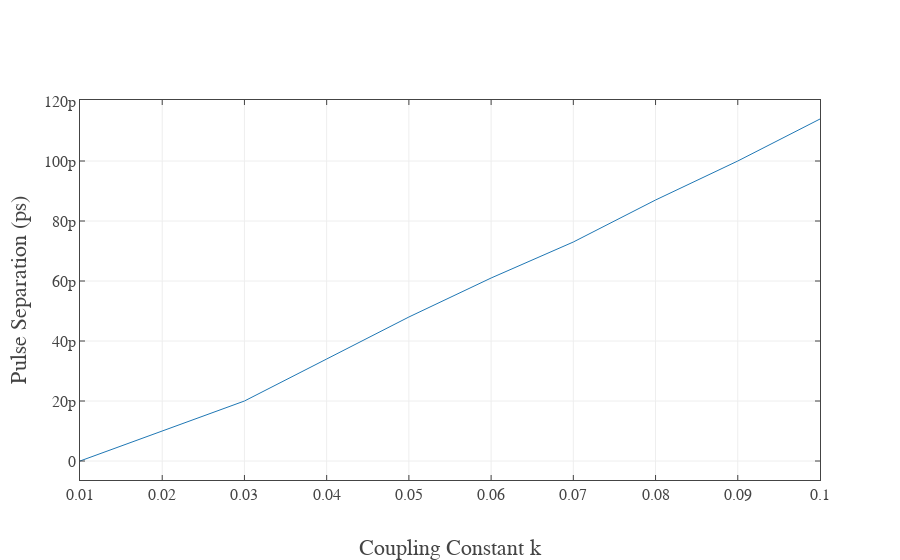

Notebook code cell kept with this figure:
### Code cell
mutualseps = []

for i in range(10):    
    v1 = mutualdata['v(1)'][i]
    v2 = mutualdata['v(15)'][i]
    diff = t[peakutils.indexes(v2)][1] - t[peakutils.indexes(v1)][1]
    mutualseps.append(diff)
    
mutualt = np.linspace(0.01, .1, 10)
l = dict(xaxis=dict(title="Coupling Constant k"), yaxis=dict(title="Pulse Separation (ps)"))
LinePlot(x=mutualt, y=mutualseps, layoutOpts=l);

### Figure 1 — Plotly figure (JSON) as saved in the notebook; plotly's stock layout.template omitted (floating-point values rounded to 4 significant figures)
{"data": [{"line": {"width": 1}, "mode": "lines", "type": "scatter", "uid": "f9978206-d7f3-11e8-9578-9200ed987001", "x": [0.01, 0.02, 0.03, 0.04, 0.05, 0.06, 0.07, 0.08, 0.09, 0.1], "y": [0, 1e-11, 2e-11, 3.4e-11, 4.8e-11, 6.1e-11, 7.3e-11, 8.7e-11, 1e-10, 1.14e-10]}], "layout": {"font": {"family": "Computer Modern"}, "title": "", "xaxis": {"mirror": "ticks", "showline": true, "tickfont": {"size": 16}, "ticks": "inside", "title": "Coupling Constant k", "titlefont": {"size": 22}, "zeroline": false}, "yaxis": {"mirror": "ticks", "showline": true, "tickfont": {"size": 16}, "ticks": "inside", "title": "Pulse Separation (ps)", "titlefont": {"size": 22}, "zeroline": false}}}
